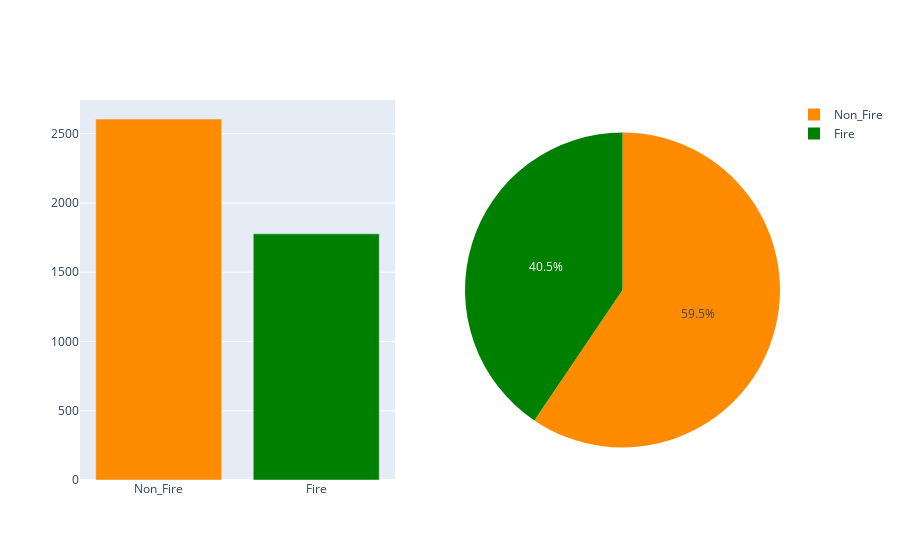

Notebook code cell kept with this figure:
### Code cell
fig = make_subplots(rows=1, cols=2, specs=[[{"type": "xy"}, {"type": "pie"}]])


fig.add_trace(go.Bar(x =df['Label'].value_counts().index,y=df['Label'].value_counts().to_numpy(),marker_color=['darkorange','green'],showlegend=False),row=1,col=1)

fig.add_trace(go.Pie(
     values=df['Label'].value_counts().to_numpy(),
     labels=df['Label'].value_counts().index,
    marker=dict(colors=['darkorange','green'])),
    row=1, col=2)

### Figure 1 — Plotly figure (JSON) as saved in the notebook; plotly's stock layout.template omitted (floating-point values rounded to 4 significant figures)
{"data": [{"marker": {"color": ["darkorange", "green"]}, "showlegend": false, "type": "bar", "x": ["Non_Fire", "Fire"], "xaxis": "x", "y": [2606, 1777], "yaxis": "y"}, {"domain": {"x": [0.55, 1], "y": [0, 1]}, "labels": ["Non_Fire", "Fire"], "marker": {"colors": ["darkorange", "green"]}, "type": "pie", "values": [2606, 1777]}], "layout": {"xaxis": {"anchor": "y", "domain": [0, 0.45]}, "yaxis": {"anchor": "x", "domain": [0, 1]}}}
